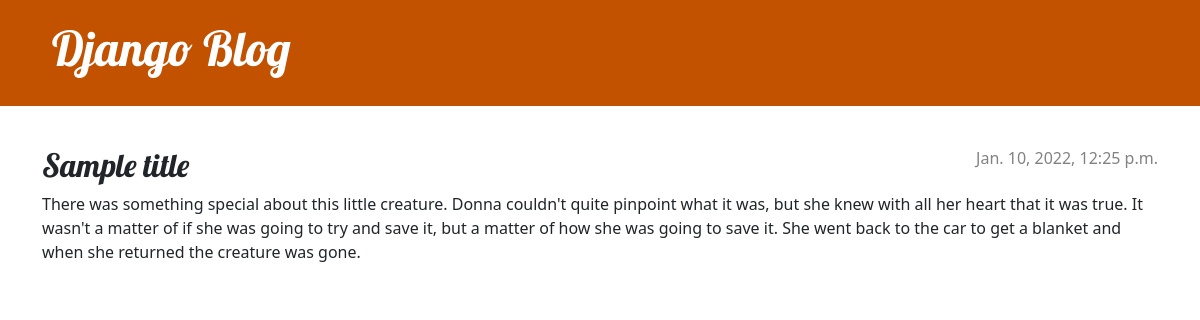
The app's page /post/1/ with its own data.
### blog/models.py (models this page shows, shortened)
class Post(models.Model):
    author = models.ForeignKey(settings.AUTH_USER_MODEL, on_delete=models.CASCADE)
    title = models.CharField(max_length=200)
    text = models.TextField()
    created_date = models.DateTimeField(default=timezone.now)
    published_date = models.DateTimeField(blank=True, null=True)

### blog/views.py (the view)
# urls.py: path('post/<int:pk>/', views.post_detail, name='post_detail'),
def post_detail(request,pk):
    post=get_object_or_404(Post,pk=pk)
    return render(request, 'blog/post_detail.html', {'post': post})

### blog/templates/blog/post_detail.html (shortened to what this page needs)
{% extends 'blog/base.html' %}
{% block content %}
    <article class="post">
        {% if post.published_date %}
            <time class="date">
                {{ post.published_date }}
            </time>
        {% endif %}
        <h2>{{ post.title }}</h2>
        <p>{{ post.text|linebreaksbr }}</p>
    </article>
{% endblock %}

### blog/static/css/blog.css (style rules this page uses)
h1, h2, h3, h4 { font-family: 'Lobster', cursive; }
.date { color: #828282; }
.post { margin-bottom: 70px; }
.post > .date, .post > .actions { float: right; }

### records on screen
Post: published_date "Jan. 10, 2022, 12:25 p.m.", title "Sample title", text "There was something special about this little creature. Donna couldn't quite pinpoint what it was, but she knew with all her heart that it was true. It wasn't a matter of if she was going to try and save it, but a matter of how she was going to save it. She went back to the car to get a blanket and when she returned the creature was gone."
